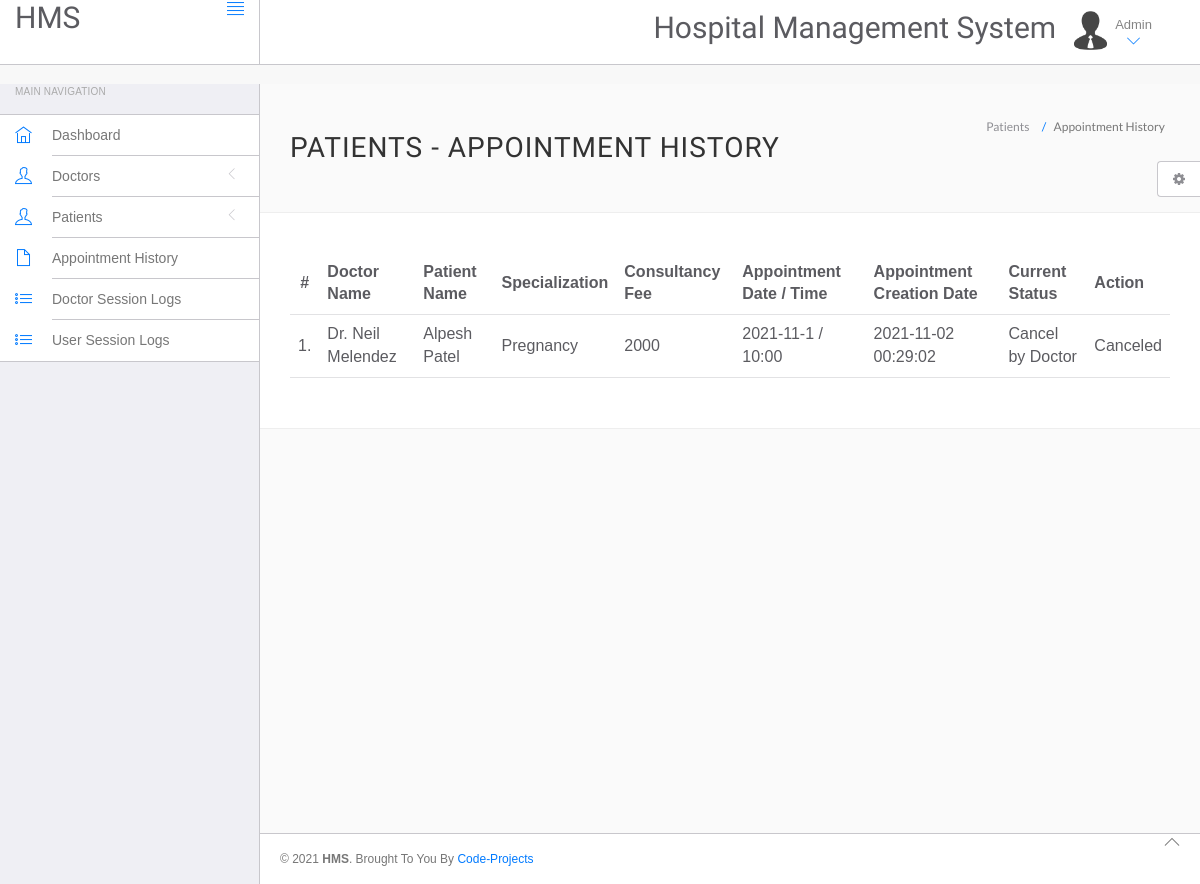
The app's page /hms/admin/appointment-history.php (signed in) with its own data.
### tables this page shows
CREATE TABLE `appointment` (
  `id` int(11) NOT NULL,
  `doctorSpecialization` varchar(255) NOT NULL,
  `doctorId` int(11) NOT NULL,
  `userId` int(11) NOT NULL,
  `consultancyFees` int(11) NOT NULL,
  `appointmentDate` varchar(255) NOT NULL,
  `appointmentTime` varchar(255) NOT NULL,
  `postingDate` timestamp NOT NULL DEFAULT current_timestamp(),
  `userStatus` int(11) NOT NULL,
  `doctorStatus` int(11) NOT NULL,
  `updationDate` varchar(255) NOT NULL
);

CREATE TABLE `doctors` (
  `id` int(11) NOT NULL,
  `specilization` varchar(255) NOT NULL,
  `doctorName` varchar(255) NOT NULL,
  `address` longtext NOT NULL,
  `docFees` varchar(255) NOT NULL,
  `contactno` bigint(11) NOT NULL,
  `docEmail` varchar(255) NOT NULL,
  `password` varchar(255) NOT NULL,
  `creationDate` timestamp NOT NULL DEFAULT current_timestamp(),
  `updationDate` varchar(255) NOT NULL
);

CREATE TABLE `users` (
  `id` int(11) NOT NULL,
  `fullName` varchar(255) NOT NULL,
  `address` longtext NOT NULL,
  `city` varchar(255) NOT NULL,
  `gender` varchar(255) NOT NULL,
  `email` varchar(255) NOT NULL,
  `password` varchar(255) NOT NULL,
  `regDate` timestamp NOT NULL DEFAULT current_timestamp(),
  `updationDate` varchar(255) NOT NULL
);

### hms/admin/appointment-history.php (the view, shortened to what this page needs)
<?php
include('include/config.php');
?>
<!DOCTYPE html>
<html lang="en">
	<head>
		<link rel="stylesheet" href="vendor/bootstrap/css/bootstrap.min.css">
		<link rel="stylesheet" href="vendor/fontawesome/css/font-awesome.min.css">
		<link rel="stylesheet" href="vendor/themify-icons/themify-icons.min.css">
		<link href="vendor/animate.css/animate.min.css" rel="stylesheet" media="screen">
		<link href="vendor/perfect-scrollbar/perfect-scrollbar.min.css" rel="stylesheet" media="screen">
		<link href="vendor/switchery/switchery.min.css" rel="stylesheet" media="screen">
		<link href="vendor/bootstrap-touchspin/jquery.bootstrap-touchspin.min.css" rel="stylesheet" media="screen">
		<link href="vendor/select2/select2.min.css" rel="stylesheet" media="screen">
		<link href="vendor/bootstrap-datepicker/bootstrap-datepicker3.standalone.min.css" rel="stylesheet" media="screen">
		<link href="vendor/bootstrap-timepicker/bootstrap-timepicker.min.css" rel="stylesheet" media="screen">
		<link rel="stylesheet" href="assets/css/styles.css">
		<link rel="stylesheet" href="assets/css/plugins.css">
		<link rel="stylesheet" href="assets/css/themes/theme-1.css" id="skin_color" />
	</head>
	<body>
		<div id="app">
<?php include('include/sidebar.php');?>
			<div class="app-content">
					<?php include('include/header.php');?>
				<div class="main-content" >
					<div class="wrap-content container" id="container">
						<section id="page-title">
							<div class="row">
								<div class="col-sm-8">
									<h1 class="mainTitle">Patients - Appointment History</h1>
																	</div>
								<ol class="breadcrumb">
									<li>
										<span>Patients </span>
									</li>
									<li class="active">
										<span>Appointment History</span>
									</li>
								</ol>
							</div>
						</section>
						<div class="container-fluid container-fullw bg-white">
									<div class="row">
								<div class="col-md-12">
									<table class="table table-hover" id="sample-table-1">
										<thead>
											<tr>
												<th class="center">#</th>
												<th class="hidden-xs">Doctor Name</th>
												<th>Patient Name</th>
												<th>Specialization</th>
												<th>Consultancy Fee</th>
												<th>Appointment Date / Time </th>
												<th>Appointment Creation Date  </th>
												<th>Current Status</th>
												<th>Action</th>
											</tr>
										</thead>
										<tbody>
<?php
$result=mysqli_query($conn, "select doctors.doctorName as docname,users.fullName as pname,appointment.*  from appointment join doctors on doctors.id=appointment.doctorId join users on users.id=appointment.userId ");
$cnt=1;
while($row=mysqli_fetch_array($result))
{
?>
											<tr>
												<td class="center"><?php echo $cnt;?>.</td>
												<td class="hidden-xs"><?php echo $row['docname'];?></td>
												<td class="hidden-xs"><?php echo $row['pname'];?></td>
												<td><?php echo $row['doctorSpecialization'];?></td>
												<td><?php echo $row['consultancyFees'];?></td>
												<td><?php echo $row['appointmentDate'];?> / <?php echo
												 $row['appointmentTime'];?>
												</td>
												<td><?php echo $row['postingDate'];?></td>
												<td>
<?php if(($row['userStatus']==1) && ($row['doctorStatus']==1))
if(($row['userStatus']==1) && ($row['doctorStatus']==0))
{
	echo "Cancel by Doctor";
}
												?></td>
												<td >
												<div class="visible-md visible-lg hidden-sm hidden-xs">
							<?php if(($row['userStatus']==1) && ($row['doctorStatus']==1))
{ ?>
	<a href="appointment-history.php?id=<?php echo $row['id']?>&cancel=update" onClick="return confirm('Are you sure you want to cancel this appointment ?')"class="btn btn-transparent btn-xs tooltips" title="Cancel Appointment" tooltip-placement="top" tooltip="Remove">Cancel</a>
	<?php } else {
		echo "Canceled";
		} ?>
												</div>
												</td>
											</tr>
											<?php
$cnt=$cnt+1;
											 }?>
										</tbody>
									</table>
								</div>
							</div>
								</div>
					</div>
				</div>
			</div>
	<?php include('include/footer.php');?>
	<?php include('include/setting.php');?>
		</div>
	</body>
</html>

### hms/admin/assets/css/themes/theme-1.css (style rules this page uses)
body { background: #FAFAFA; }

### records on screen
appointment: doctorId.doctorName "Dr. Neil Melendez", userId.fullName "Alpesh Patel", doctorSpecialization "Pregnancy", consultancyFees "2000", appointmentDate "2021-11-1", appointmentTime "10:00", postingDate "2021-11-02 00:29:02", userStatus "Cancel by Doctor"
